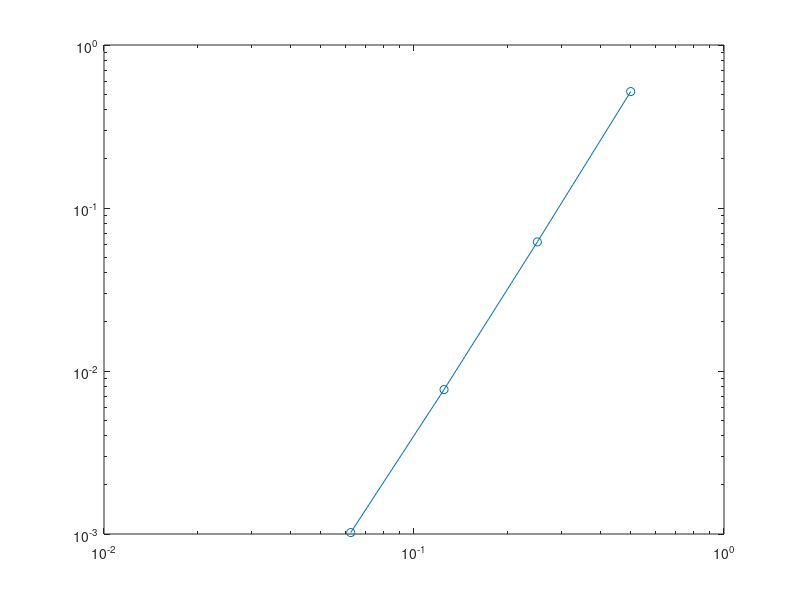

The MATLAB source for this figure:
clear
clc
close all
%%%%%%%%%%%%%%%%%%%%%%%%%%%%%%%%%%%%%%%%%%%%%%%%%%%%%%%%%%%%%%%%%%%%%%%%%%%
%%%%% Verifier l'ordre de convergence sur la solution du probleme de l'obstacle
%%%%% et le descriminant hessien au sens faible %%%%%%%%%%%%%%%%%%%%%%%%%%%
%%%%% on résount min(u-g,-Δu-f) = 0 dans Ω
%%%%% u = u_exct sur ∂Ω %%%%%%%%%%%%%%%%%%%%%%%%%%%%%%%%%%%%%%%%%%%%%%%%%%%
%%%%% puis on calcule le laplacien projeté 

%%%%% la solution exacte est Δu = - f %%%%%%%%%%%%%%%%%%%%%%%%%%%%%%%%
%%%%% La base de Lagrange sur les points de quadrature %%%%%%%%%%%%%%%%%%%

%%% u_exct(x,y) = sin(pi*x) + sin(pi*y)
%%% g(x,y) = sin(pi*x).*cos(2*pi*x).^2  + sin(pi*y).*cos(2*pi*y).^2 sur Ω
%%% sigma =100


%%%  k=1, SIPG, 100
n_k1 = [4 8 16 32];
err2_k1 =[0.0399956327 0.0100243402 0.0025068410 0.0006267601]; %w.r.t u
err2_k1 =[0.2288769558 0.0574018811 0.0143611956 0.0035909560]; %w.r.t lap(u)
err2_k1 =[8.0969826536 7.8803791463 7.8631494415 7.8607023945]; %w.r.t det(u)

%%% k=1, NIPG,100
err2_k1 =[0.0387239619 0.0097145667 0.0024341458 0.0006094034]; %w.r.t u
err2_k1 =[0.2288769558 0.0574018811 0.0143611956 0.0035909560]; %w.r.t lap(u)
err2_k1 =[8.0988871304 7.8804903208 7.8631515709 7.8607019374]; %w.r.t det(u)

coeff_k1 = polyfit(log(1./n_k1),log(err2_k1),1)
%loglog(1./n_k1, err2_k1, '-o')


%%%  k=2, SIPG, 100
n_k2 = [4 8 16 32];
err2_k2 =[0.0025703029 0.0003306729  0.0000417993 0.0000052515]; %w.r.t u
err2_k2 =[0.0162505177 0.0020532983 0.0002572653 0.0000321674]; %w.r.t lap(u)
err2_k2 =[5.1325753939 2.8295581501 1.4855162870 0.7326677304]; %w.r.t det(u)

%%%  k=2, NIPG, 100
err2_k2 = [0.0028395970 0.0003983824 0.0000628460 0.0000120590]; %w.r.t u
err2_k2 = [0.0162505177 0.0020532983 0.0002572653 0.0000321674]; %w.r.t lap(u)
err2_k2 = [5.1059719268 2.8213500448 1.4835230434 0.7303423986]; %w.r.t det(u)


coeff_k2 = polyfit(log(1./n_k2),log(err2_k2),1)
%loglog(1./n_k2, err2_k2, '-o')


%%%  k=3, SIPG, 100
n_k3 = [2 4 8 16];
err2_k3 =[0.0018023359 0.0001210731 0.0000077642 0.0000004902];  %w.r.t u
err2_k3 =[0.0122457352 0.0007861769 0.0000490176 0.0000030613];  %w.r.t lap(u)
err2_k3 =[2.0792112069 0.4813267073 0.1261322491 0.0335723810];  %w.r.t det(u)


%%%  k=3, NIPG, 100
err2_k3 =[0.0019816046 0.0001253819 0.0000079038 0.0000004964];  %w.r.t u
err2_k3 =[0.0122457352 0.0007861769 0.0000490176 0.0000030613];  %w.r.t lap(u)
err2_k3 =[2.0774705297 0.4816060846 0.1263318557 0.0335850310];  %w.r.t det(u)

%%% k=3 SIPG, 100, determiant coputed directyly without weak laplacian
%err2_k3 =[7.6827203538 1.8952380288 0.4725148057 0.1180654761];  %w.r.t det(u)


coeff_k3 = polyfit(log(1./n_k3),log(err2_k3),1)
%loglog(1./n_k3, err2_k3, '-o')



%%%  k=4, SIPG, 100
n_k4 = [2 4 8 16];
err2_k4 =[0.0001356318 0.0000043606 0.0000001391 0.0000000044];  %w.r.t u
err2_k4 =[0.0010086327 0.0000344064 0.0000010866 0.0000000340];  %w.r.t lap(u)
err2_k4 =[0.5692793811 0.0676240809 0.0082802347 0.0010876482];  %w.r.t det(u)


%%%  k=4, NIPG, 100
err2_k4 = [0.0001692295 0.0000063438 0.0000002618 0.0000000128]; %w.r.t u
err2_k4 = [0.0010086327 0.0000344064 0.0000010866 0.0000000340]; %w.r.t lap(u)
err2_k4 = [0.5178826550 0.0619560102 0.0076940711 0.0010202861]; %w.r.t det(u)


coeff_k4 = polyfit(log(1./n_k4),log(err2_k4),1)
loglog(1./n_k4, err2_k4, '-o')


